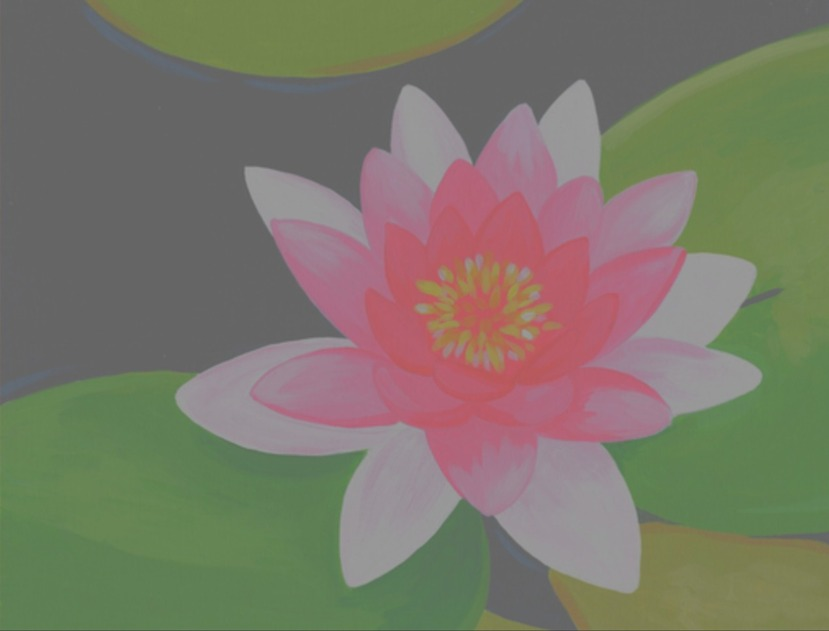
#> input picture pertemuan 5/bunga.jpeg, 829 x 631 px
$ python contrast_mod.py
#> lines starting #> are read from the running program, lines starting #| are printed output that depends on the picture
import numpy as np
import matplotlib.pyplot as plt

#USER ENTRIES
nama_file = "bunga"
faktor_naik = float(7.0)   # Faktor saturasi naik (ngejreng)
faktor_turun = float(0)  # Faktor saturasi turun (pudar)
threshold = 35 #batasn

#MAIN PROGRAM
GbrAsal = plt.imread(nama_file + ".jpeg")
#> GbrAsal is the input picture: shape (631, 829, 3); mean R, G, B 122.7, 119.7, 104.7
row, col, depth = GbrAsal.shape
#> row = 631; col = 829; depth = 3

plt.figure("Gambar Asal")
plt.imshow(GbrAsal)

Gbr = GbrAsal.copy()
print(Gbr[100,100])
#| [101 101 101]

for y in range(0, row):
    for x in range(0, col):
        gray = (float(Gbr[y,x,0]) + float(Gbr[y,x,1]) + float(Gbr[y,x,2])) / 3
        if (float(Gbr[y,x,0]) + float(Gbr[y,x,1]) + float(Gbr[y,x,2]))/3 > threshold:
            Gbr[y,x,0] = min(max(float(gray + faktor_naik * (float(Gbr[y,x,0]) - gray)), 0), 255)
            Gbr[y,x,1] = min(max(float(gray + faktor_naik * (float(Gbr[y,x,1]) - gray)), 0), 255)
            Gbr[y,x,2] = min(max(float(gray + faktor_naik * (float(Gbr[y,x,2]) - gray)), 0), 255)
        if (float(Gbr[y,x,0]) + float(Gbr[y,x,1]) + float(Gbr[y,x,2]))/3 <= threshold:
            Gbr[y,x,0] = max(min(float(gray + faktor_turun * (float(Gbr[y,x,0]) - gray)), 255), 0)
            Gbr[y,x,1] = max(min(float(gray + faktor_turun * (float(Gbr[y,x,1]) - gray)), 255), 0)
            Gbr[y,x,2] = max(min(float(gray + faktor_turun * (float(Gbr[y,x,2]) - gray)), 255), 0)
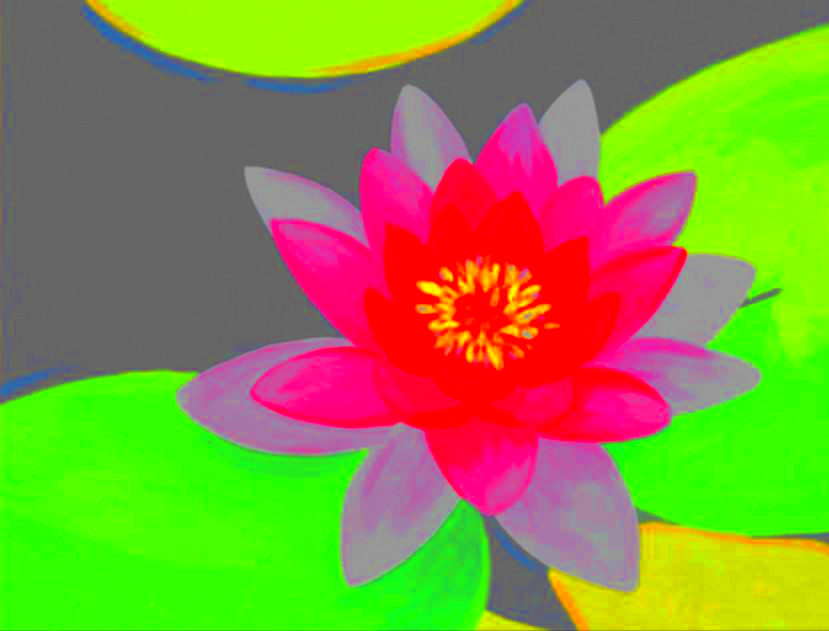
#> Gbr: shape (631, 829, 3); mean R, G, B 136.8, 146, 63.4

plt.figure("Gambar Hasil")
plt.imshow(Gbr)

plt.show()

$ run again, with pertemuan 5/gunung_3.jpeg copied over pertemuan 5/bunga.jpeg
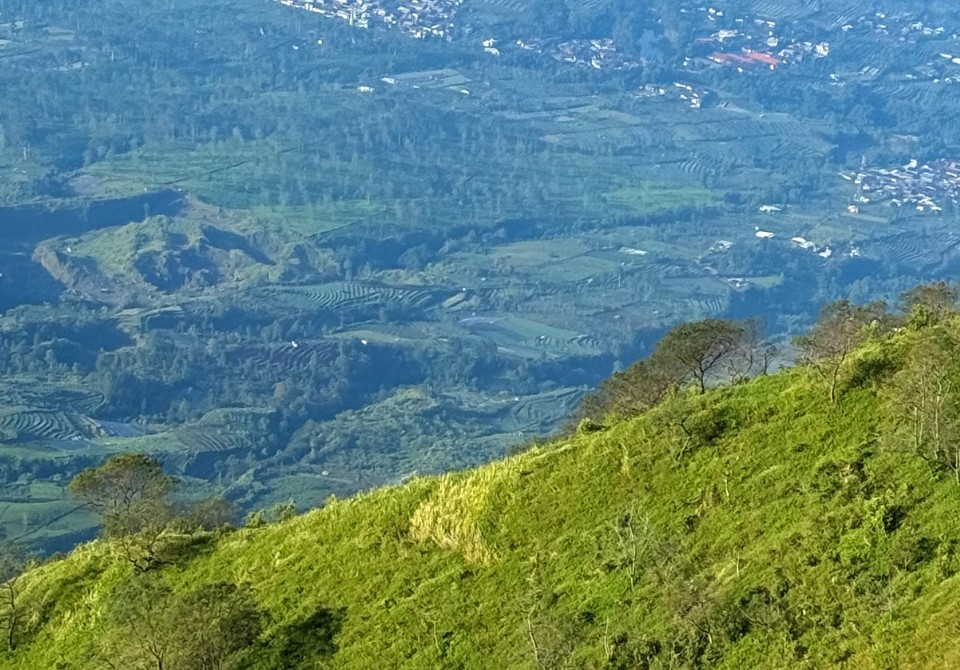
#> input picture pertemuan 5/gunung_3.jpeg, 960 x 670 px
#> GbrAsal is the input picture: shape (670, 960, 3); mean R, G, B 95.5, 131.4, 121.3
#| [ 63 118 157]
#> after the loop `for y in range(0, row):`:
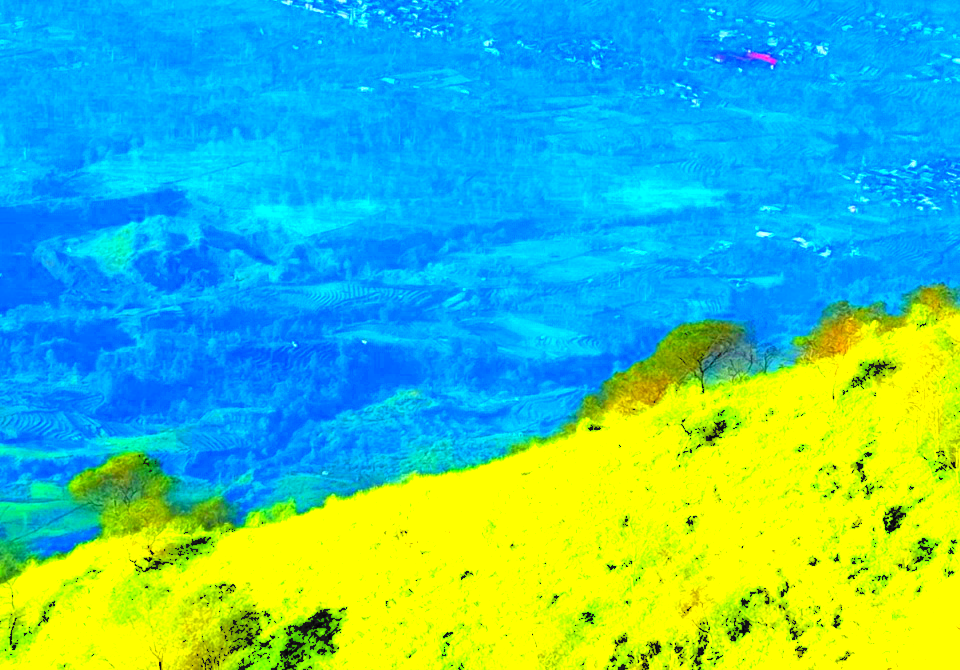
#> Gbr: shape (670, 960, 3); mean R, G, B 79.3, 192.9, 161.8
